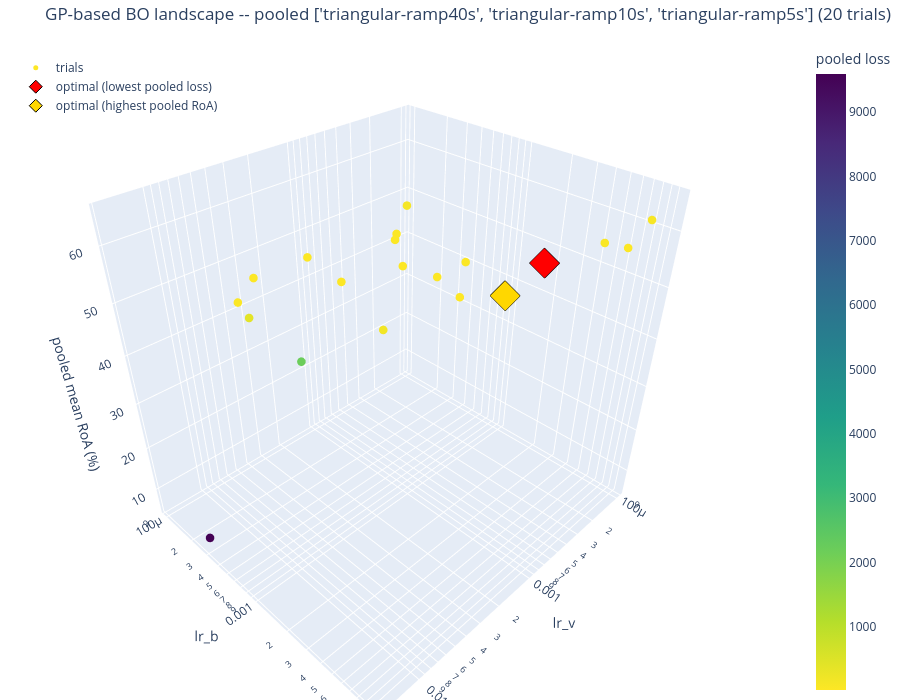

Notebook code for this chart:
### Markdown cell above
### Interactive 3D landscape: lr_v, lr_b, pooled RoA -- rotatable, color = pooled loss

Three spatial axes (`lr_v`, `lr_b`, pooled mean RoA across `POOL_CONDITIONS`) plus the pooled
surrogate loss as marker color. Two points are called out explicitly:
- **red diamond** -- the config the optimiser actually chose (lowest summed `GP-based BO` loss)
- **gold diamond** -- the config that happens to have the *highest observed pooled RoA*, regardless of loss

If these two diamonds sit far apart, that's the proxy-objective mismatch made visible in one plot:
the optimiser's surrogate and the real decomposition quality disagree about which `(lr_v, lr_b)` is
best, pooled across conditions. Drag to rotate, scroll to zoom, hover a point for its exact
trial/loss/RoA.

### Code cell
trials_df3d = study.trials_dataframe()
trials_df3d = trials_df3d[trials_df3d['state'] == 'COMPLETE']

best_roa_row = trials_df3d.loc[trials_df3d['user_attrs_roa_mean_pooled'].idxmax()]

fig = go.Figure()

fig.add_trace(go.Scatter3d(
    x=trials_df3d['params_lr_v'], y=trials_df3d['params_lr_b'], z=trials_df3d['user_attrs_roa_mean_pooled'],
    mode='markers',
    marker=dict(size=5, color=trials_df3d['value'], colorscale='Viridis_r',
                colorbar=dict(title='pooled loss'), showscale=True),
    text=[f'trial {t}<br>wh_learning_rate={v:.4g}<br>sv_learning_rate={b:.4g}<br>loss={l:.3f}<br>pooled RoA={r:.1f}%'
          for t, v, b, l, r in zip(trials_df3d['number'], trials_df3d['params_lr_v'],
                                    trials_df3d['params_lr_b'], trials_df3d['value'],
                                    trials_df3d['user_attrs_roa_mean_pooled'])],
    hoverinfo='text',
    name='trials',
))

fig.add_trace(go.Scatter3d(
    x=[LR_V], y=[LR_B], z=[study.best_trial.user_attrs['roa_mean_pooled']],
    mode='markers',
    marker=dict(size=10, color='red', symbol='diamond', line=dict(width=1, color='black')),
    text=[f'optimal (lowest pooled loss)<br>wh_learning_rate={LR_V:.4g}<br>sv_learning_rate={LR_B:.4g}'],
    hoverinfo='text',
    name='optimal (lowest pooled loss)',
))

fig.add_trace(go.Scatter3d(
    x=[best_roa_row['params_lr_v']], y=[best_roa_row['params_lr_b']], z=[best_roa_row['user_attrs_roa_mean_pooled']],
    mode='markers',
    marker=dict(size=10, color='gold', symbol='diamond', line=dict(width=1, color='black')),
    text=[f"optimal (highest pooled RoA)<br>wh_learning_rate={best_roa_row['params_lr_v']:.4g}<br>"
          f"sv_learning_rate={best_roa_row['params_lr_b']:.4g}"],
    hoverinfo='text',
    name='optimal (highest pooled RoA)',
))

fig.update_layout(
    scene=dict(
        xaxis=dict(title='wh_learning_rate', type='log'),
        yaxis=dict(title='sv_learning_rate', type='log'),
        zaxis=dict(title='pooled mean RoA (%)'),
    ),
    title=f'{sampler_name} landscape -- pooled {POOL_CONDITIONS} ({N_OPT_TRIALS} trials)',
    legend=dict(x=0.02, y=0.98),
    margin=dict(l=0, r=0, b=0, t=40),
    height=700,
)
fig.show()

### Figure 1 — Plotly figure (JSON) as saved in the notebook; plotly's stock layout.template omitted (floating-point values rounded to 4 significant figures)
{"data": [{"hoverinfo": "text", "marker": {"color": [17.17, 2209.0, 52.82, 74.61, 174.0, 102.2, 9591.0, 48.41, 35.5, 29.9, 393.9, 36.61, 18.35, 45.95, 46.53, 139.0, 29.65, 32.77, 38.96, 19.26], "colorbar": {"title": {"text": "pooled loss"}}, "colorscale": [[0, "#fde725"], [0.1111, "#b5de2b"], [0.2222, "#6ece58"], [0.3333, "#35b779"], [0.4444, "#1f9e89"], [0.5556, "#26828e"], [0.6667, "#31688e"], [0.7778, "#3e4989"], [0.8889, "#482878"], [1, "#440154"]], "showscale": true, "size": 5}, "mode": "markers", "name": "trials", "text": ["trial 0<br>lr_v=0.001025<br>lr_b=0.007969<br>loss=17.169<br>pooled RoA=64.0%", "trial 1<br>lr_v=0.009454<br>lr_b=0.001575<br>loss=2208.623<br>pooled RoA=51.5%", "trial 2<br>lr_v=0.0002637<br>lr_b=0.0002051<br>loss=52.816<br>pooled RoA=47.7%", "trial 3<br>lr_v=0.0001435<br>lr_b=0.005399<br>loss=74.612<br>pooled RoA=57.0%", "trial 4<br>lr_v=0.004192<br>lr_b=0.002607<br>loss=173.970<br>pooled RoA=54.9%", "trial 5<br>lr_v=0.0001136<br>lr_b=0.008706<br>loss=102.216<br>pooled RoA=61.9%", "trial 6<br>lr_v=0.01765<br>lr_b=0.0002659<br>loss=9590.718<br>pooled RoA=5.8%", "trial 7<br>lr_v=0.0003096<br>lr_b=0.0002327<br>loss=48.408<br>pooled RoA=47.6%", "trial 8<br>lr_v=0.0006624<br>lr_b=0.001121<br>loss=35.505<br>pooled RoA=50.7%", "trial 9<br>lr_v=0.001465<br>lr_b=0.0003823<br>loss=29.899<br>pooled RoA=48.4%", "trial 10<br>lr_v=0.004481<br>lr_b=0.0001901<br>loss=393.913<br>pooled RoA=43.5%", "trial 11<br>lr_v=0.0006145<br>lr_b=0.0005404<br>loss=36.613<br>pooled RoA=49.0%", "trial 12<br>lr_v=0.001702<br>lr_b=0.003718<br>loss=18.351<br>pooled RoA=57.4%", "trial 13<br>lr_v=0.0003459<br>lr_b=0.001068<br>loss=45.954<br>pooled RoA=50.3%", "trial 14<br>lr_v=0.003971<br>lr_b=0.0001239<br>loss=46.533<br>pooled RoA=43.7%", "trial 15<br>lr_v=0.0001<br>lr_b=0.0001<br>loss=138.965<br>pooled RoA=47.1%", "trial 16<br>lr_v=0.002522<br>lr_b=0.0001<br>loss=29.652<br>pooled RoA=45.4%", "trial 17<br>lr_v=0.0009045<br>lr_b=0.0001<br>loss=32.774<br>pooled RoA=45.0%", "trial 18<br>lr_v=0.000245<br>lr_b=0.01<br>loss=38.959<br>pooled RoA=61.0%", "trial 19<br>lr_v=0.002759<br>lr_b=0.01<br>loss=19.257<br>pooled RoA=65.0%"], "type": "scatter3d", "x": [0.001025, 0.009454, 0.0002637, 0.0001435, 0.004192, 0.0001136, 0.01765, 0.0003096, 0.0006624, 0.001465, 0.004481, 0.0006145, 0.001702, 0.0003459, 0.003971, 0.0001, 0.002522, 0.0009045, 0.000245, 0.002759], "y": [0.007969, 0.001575, 0.0002051, 0.005399, 0.002607, 0.008706, 0.0002659, 0.0002327, 0.001121, 0.0003823, 0.0001901, 0.0005404, 0.003718, 0.001068, 0.0001239, 0.0001, 0.0001, 0.0001, 0.01, 0.01], "z": [63.98, 51.45, 47.69, 57.01, 54.94, 61.93, 5.844, 47.65, 50.65, 48.41, 43.48, 49.03, 57.43, 50.28, 43.73, 47.11, 45.41, 44.99, 61.05, 64.95]}, {"hoverinfo": "text", "marker": {"color": "red", "line": {"color": "black", "width": 1}, "size": 10, "symbol": "diamond"}, "mode": "markers", "name": "optimal (lowest pooled loss)", "text": ["optimal (lowest pooled loss)<br>lr_v=0.001025<br>lr_b=0.007969"], "type": "scatter3d", "x": [0.001025], "y": [0.007969], "z": [63.98]}, {"hoverinfo": "text", "marker": {"color": "gold", "line": {"color": "black", "width": 1}, "size": 10, "symbol": "diamond"}, "mode": "markers", "name": "optimal (highest pooled RoA)", "text": ["optimal (highest pooled RoA)<br>lr_v=0.002759<br>lr_b=0.01"], "type": "scatter3d", "x": [0.002759], "y": [0.01], "z": [64.95]}], "layout": {"height": 700, "legend": {"x": 0.02, "y": 0.98}, "margin": {"b": 0, "l": 0, "r": 0, "t": 40}, "scene": {"xaxis": {"title": {"text": "lr_v"}, "type": "log"}, "yaxis": {"title": {"text": "lr_b"}, "type": "log"}, "zaxis": {"title": {"text": "pooled mean RoA (%)"}}}, "title": {"text": "GP-based BO landscape -- pooled ['triangular-ramp40s', 'triangular-ramp10s', 'triangular-ramp5s'] (20 trials)"}}}
